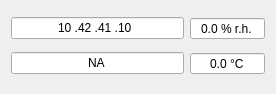
<?xml version="1.0" encoding="UTF-8"?>
<ui version="4.0">
 <class>Form</class>
 <widget class="QWidget" name="Form">
  <property name="geometry">
   <rect>
    <x>0</x>
    <y>0</y>
    <width>276</width>
    <height>94</height>
   </rect>
  </property>
  <property name="windowTitle">
   <string>Form</string>
  </property>
  <layout class="QGridLayout" name="gridLayout">
   <item row="3" column="2">
    <widget class="QDoubleSpinBox" name="statusHumidity">
     <property name="alignment">
      <set>Qt::AlignCenter</set>
     </property>
     <property name="readOnly">
      <bool>true</bool>
     </property>
     <property name="buttonSymbols">
      <enum>QAbstractSpinBox::NoButtons</enum>
     </property>
     <property name="suffix">
      <string> % r.h.</string>
     </property>
     <property name="decimals">
      <number>1</number>
     </property>
    </widget>
   </item>
   <item row="3" column="0">
    <widget class="QLineEdit" name="detectorIP">
     <property name="inputMask">
      <string>000.000.000.000; </string>
     </property>
     <property name="text">
      <string>10.42.41.10</string>
     </property>
     <property name="alignment">
      <set>Qt::AlignCenter</set>
     </property>
    </widget>
   </item>
   <item row="4" column="0">
    <widget class="QLineEdit" name="statusState">
     <property name="sizePolicy">
      <sizepolicy hsizetype="MinimumExpanding" vsizetype="Fixed">
       <horstretch>50</horstretch>
       <verstretch>0</verstretch>
      </sizepolicy>
     </property>
     <property name="text">
      <string>NA</string>
     </property>
     <property name="alignment">
      <set>Qt::AlignCenter</set>
     </property>
     <property name="readOnly">
      <bool>true</bool>
     </property>
    </widget>
   </item>
   <item row="4" column="2">
    <widget class="QDoubleSpinBox" name="statusTemperature">
     <property name="alignment">
      <set>Qt::AlignCenter</set>
     </property>
     <property name="readOnly">
      <bool>true</bool>
     </property>
     <property name="buttonSymbols">
      <enum>QAbstractSpinBox::NoButtons</enum>
     </property>
     <property name="suffix">
      <string> °C</string>
     </property>
     <property name="decimals">
      <number>1</number>
     </property>
    </widget>
   </item>
  </layout>
 </widget>
 <resources/>
 <connections/>
</ui>
